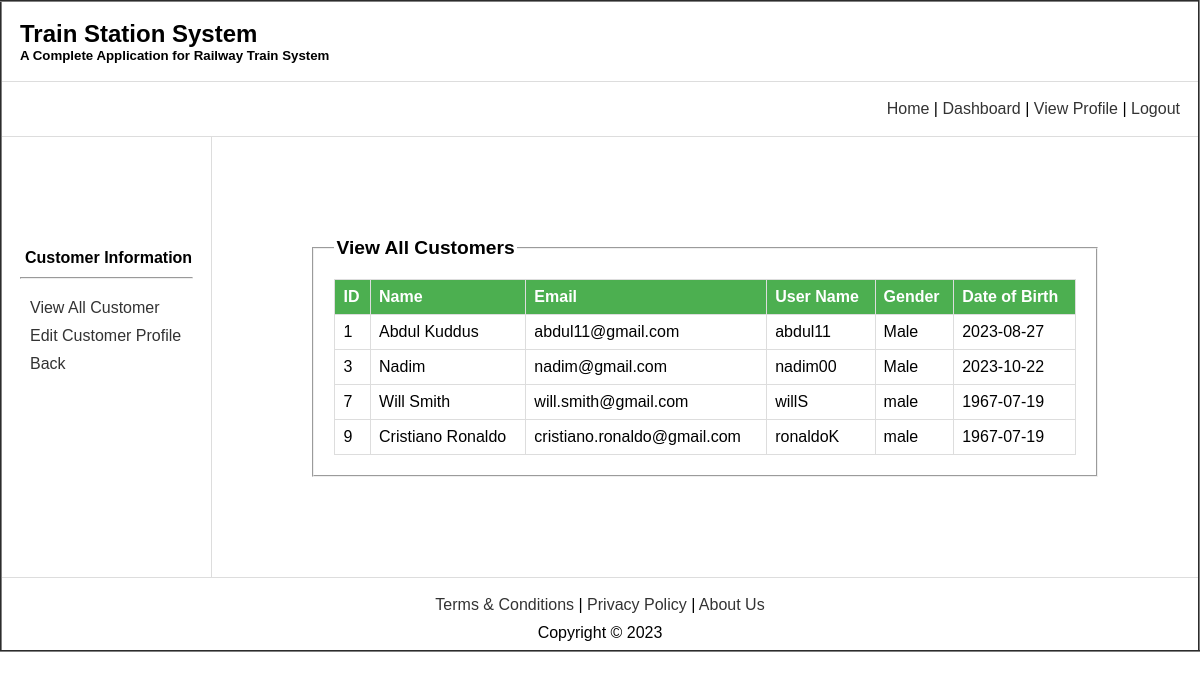
The app's page /view/viewUser.php (signed in) with its own data.
### tables this page shows
CREATE TABLE `registration` (
  `id` int(11) NOT NULL,
  `name` varchar(255) NOT NULL,
  `email` varchar(255) NOT NULL,
  `username` varchar(255) NOT NULL,
  `password` varchar(255) NOT NULL,
  `userType` text NOT NULL,
  `gender` text NOT NULL,
  `dob` date NOT NULL,
  `profile_image` varchar(255) NOT NULL
);

### view/viewUser.php (the view, shortened to what this page needs)
<!DOCTYPE html>
<html lang="en">
<head>
</head>
<body>
    <table border="2" align="center" width="1080px">
        <tr>
            <td colspan="2" align="left">
                <nav>
                    <h1>Train Station System</h1>
                    <h5>A Complete Application for Railway Train System</h5>
                </nav>
            </td>
        </tr>
        <tr>
            <td align="right" colspan="2" style="text-align: right;">
                <nav>
                    <a href="adminHome.php">Home</a> |
                    <a href="adminDash.php">Dashboard</a> |
                    <a href="viewProfile.php">View Profile</a> |
                    <a href="../controller/logout.php">Logout</a>
                </nav>
            </td>
        </tr>
        <tr>
            <td style="padding-bottom: 100px">
                <h4 style="margin-top: 15px; margin-left: 15px; margin-bottom: 10px">
                    Customer Information
                </h4>
                <hr style="margin: 0 10px" />
                <ul style="margin-left: 20px; margin-top: 20px">
                    <li><a href="viewUser.php">View All Customer</a></li>
                    <li><a href="editUser.php">Edit Customer Profile</a></li>
                    <li><a href="viewProfile.php">Back</a></li>
                </ul>
            </td>
            <td style="padding: 80px">
                <fieldset>
                    <legend>View All Customers</legend>
                    <table width="100%" border="1">
                        <tr>
                            <th>ID</th>
                            <th>Name</th>
                            <th>Email</th>
                            <th>User Name</th>
                            <th>Gender</th>
                            <th>Date of Birth</th>
                        </tr>
                        <?php
                            $con=getConnection();
                            $sql = "select * from registration";
                            $result = mysqli_query($con, $sql);
                            while($row=mysqli_fetch_assoc($result)){
                                if($row['userType']=='customer'){
                                    echo
                                    "<tr>
                                        <td>$row[id]</td>
                                        <td>$row[name]</td>
                                        <td>$row[email]</td>
                                        <td>$row[username]</td>
                                        <td>$row[gender]</td>
                                        <td>$row[dob]</td>
                                    </tr>";
                                }
                            }
                        ?>
                    </table>
                </fieldset>
            </td>
        </tr>
        <tr align="center">
  <td colspan="2" style="text-align: center;">
    <nav>
      <a href="t&c.html">Terms & Conditions</a> |
      <a href="privacyPolicy.html">Privacy Policy</a> |
      <a href="aboutUs.html">About Us</a>
    </nav>
    <footer>Copyright &copy; 2023</footer>
  </td>
</tr>
    </table>
</body>
</html>

### view/viewUser.php (style rules this page uses)
body { font-family: Arial, sans-serif; margin: 0; padding: 0; }
table { width: 100%; border-collapse: collapse; }
nav { padding: 10px; }
h1, h5 { margin: 0; }
h4 { margin-top: 15px; margin-left: 15px; margin-bottom: 10px; }
hr { margin: 0 10px; }
ul { list-style-type: none; padding: 0; margin-left: 20px; margin-top: 20px; }
li { margin-bottom: 10px; }
a { text-decoration: none; color: #333; transition: color 0.3s ease; }
td { padding: 15px; }
fieldset { margin: 20px; padding: 20px; }
legend { font-size: 1.2em; font-weight: bold; }
th, td { border: 1px solid #ddd; padding: 8px; text-align: left; }
th { background-color: #4CAF50; color: white; }

### records on screen
registration: id "1", name "Abdul Kuddus", email "abdul11@gmail.com", username "abdul11", gender "Male", dob "2023-08-27"
registration: id "3", name "Nadim", email "nadim@gmail.com", username "nadim00", gender "Male", dob "2023-10-22"
registration: id "7", name "Will Smith", email "will.smith@gmail.com", username "willS", gender "male", dob "1967-07-19"
registration: id "9", name "Cristiano Ronaldo", email "cristiano.ronaldo@gmail.com", username "ronaldoK", gender "male", dob "1967-07-19"
